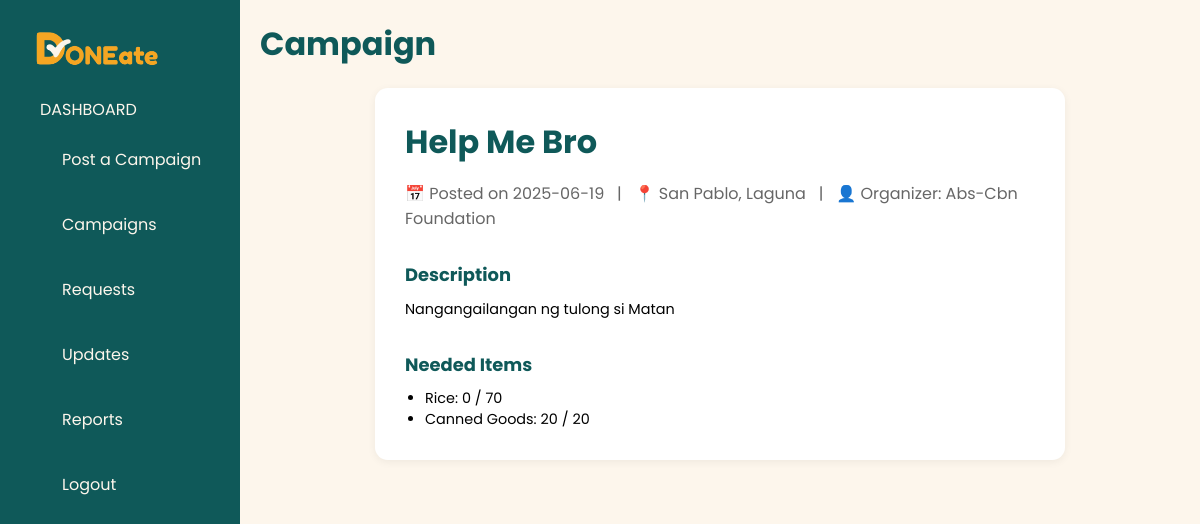
/campaign?campaign_id=4, run on an earlier commit of the app's database.
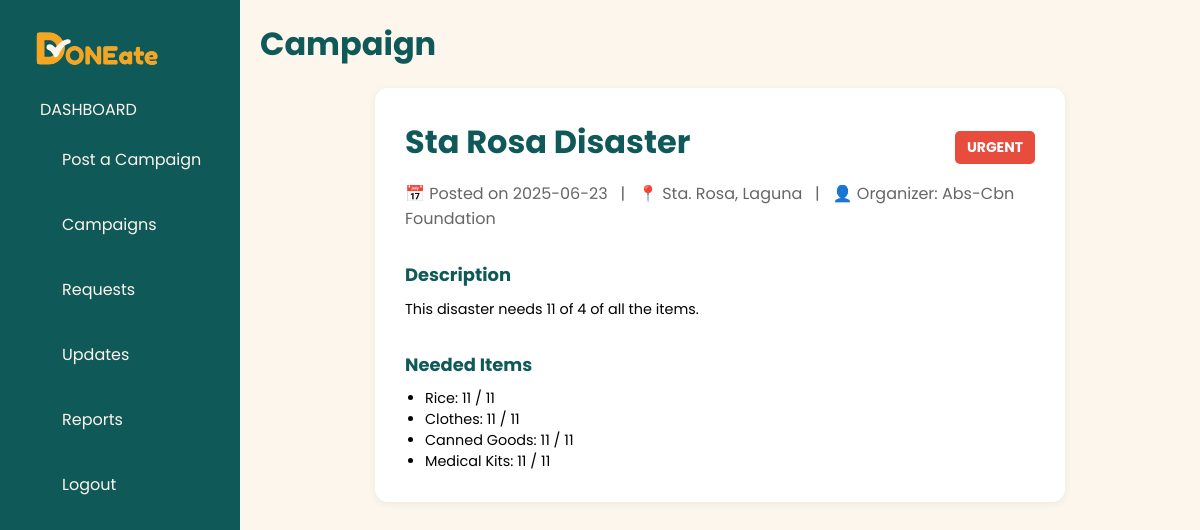
And on a later commit of the database.
### models.py (models this page shows, shortened)
class Campaigns(db.Model):
    __tablename__ = 'Campaigns'
    CampaignID = Column(Integer, primary_key=True, autoincrement=True)
    OrganizerID = Column(Integer, ForeignKey('Organizers.OrganizerID'))
    Name = Column(String(100))
    Description = Column(Text)
    Status = Column(String(20))
    isUrgent = Column(Integer)
    DatePosted = Column(Date, default=date.today)
    Location = Column(String(31))
    organizer = db.relationship("Organizers", backref="campaigns")

class ItemList(db.Model):
    __tablename__ = 'ItemList'
    ItemID = Column(Integer, primary_key=True, autoincrement=True)
    ItemName = Column(String(100))

### app.py (the view)
@app.route('/campaign')
def campaign():
    campaign_id = request.args.get('campaign_id')
    campaign = Campaigns.query.filter_by(CampaignID=campaign_id).first()
    name = campaign.Name.title()
    urgency = campaign.isUrgent
    date_posted = campaign.DatePosted
    location = campaign.Location
    description = campaign.Description
    organizer_name = campaign.organizer.Name.title()
    status = campaign.Status  # <-- Add this
    result = CampaignDetails.query.filter_by(CampaignID=campaign_id).all()
    item_list = list({item.ItemID for item in result})
    item_statuses = {}
    for detail in result:
        item_id = detail.ItemID
        item_name = detail.item.ItemName
        needed = detail.QuantityNeeded
        allocated = db.session.query(
            func.sum(Inventory.QuantityAvailable)
        ).filter_by(CampaignID=campaign_id, ItemID=item_id).scalar() or 0
        item_statuses[item_id] = {
            'name': item_name,
            'allocated': allocated,
            'needed': needed
        }
    return render_template(
        'donor_campaign_post.html',
        role=session.get('role'),
        name=name,
        urgency=urgency,
        organizer_name=organizer_name,
        description=description,
        date_posted=date_posted,
        location=location,
        item_list=item_list,
        item_statuses=item_statuses,
        status=status  # <-- pass to template
    )

### templates/donor_campaign_post.html (shortened to what the changed rows need)
{% extends "layout.html" %}
{% block body %}
<body>
    {% if role == 'donor' or role == 'representative' %}
    {% include "navigation.html" %}
    <h1 id="donor-page-title">Campaign</h1>
    <div class="campaign-post-container">
        <div class="campaign-post-header">
            <h1 class="campaign-post-title">{{name}}</h1>
            {% if urgency == 1 %}
            <span class="urgent-tag">URGENT</span>
            {% endif %}
        </div>
        <p class="campaign-post-meta">📅 Posted on {{date_posted}} &nbsp; | &nbsp; 📍 {{location}} &nbsp;
            | &nbsp;
            👤 Organizer: {{organizer_name}}</p>
        <div class="campaign-post-description">
            <h3>Description</h3>
            <p>
                {{description}}
                <!-- This campaign aims to provide essential food packs to families affected by recent flooding in Barangay
                Mabini.
                Each pack contains rice, canned goods, and hygiene supplies. We need your help to reach our goal and
                ensure
                no one goes hungry during recovery. Any donation, big or small, makes a difference! -->
            </p>
            <!-- <p>
                Donations will be accepted via our online form or at our community drop-off center. Let's support one
                another in
                these trying times. Salamat po!
            </p> -->
        </div>
        <div class="item-list">
            {% if role == 'donor' %}
            <h3>Needed Items</h3>
            <ul>
                {% if 1 in item_list %}
                <li>Rice</li>
                {% endif %}
                {% if 2 in item_list %}
                <li>Clothes</li>
                {% endif %}
                {% if 3 in item_list %}
                <li>Canned Goods</li>
                {% endif %}
                {% if 4 in item_list %}
                <li>Medical Kits</li>
                {% endif %}
            </ul>
            {% else %}
            <h3>Needed Items</h3>
            <ul>
                {% if status == 'Active' or status == 'Completed'%}
                {% for item in item_statuses.values() %}
                <li>{{ item.name }}: {{ item.allocated }} / {{ item.needed }}</li>
                {% endfor %}
                {% else %}
                {% for item_id in item_list %}
                {% if item_id == 1 %}
                <li>Rice</li>
                {% elif item_id == 2 %}
                <li>Clothes</li>
                {% elif item_id == 3 %}
                <li>Canned Goods</li>
                {% elif item_id == 4 %}
                <li>Medical Kits</li>
                {% endif %}
                {% endfor %}
                {% endif %}
            </ul>
            {% endif %}
        </div>
    </div>
    {% else %}
    <div class="dashboard-container">
        {% include "org_nav.html" %}
        <div class="main-content">
            <h1 class="main-content-title">Campaign</h1>
            <div class="campaign-post-container">
                <div class="campaign-post-header">
                    <h1 class="campaign-post-title">{{name}}</h1>
                    {% if urgency == 1 %}
                    <span class="urgent-tag">URGENT</span>
                    {% endif %}
                </div>
                <p class="campaign-post-meta">📅 Posted on {{date_posted}} &nbsp; | &nbsp; 📍 {{location}} &nbsp;
                    | &nbsp;
                    👤 Organizer: {{organizer_name}}</p>
                <div class="campaign-post-description">
                    <h3>Description</h3>
                    <p>
                        {{description}}
                    </p>
                </div>
                <div class="item-list">
                    {% if role == 'donor' %}
                    <h3>Needed Items</h3>
                    <ul>
                        {% if 1 in item_list %}
                        <li>Rice</li>
                        {% endif %}
                        {% if 2 in item_list %}
                        <li>Clothes</li>
                        {% endif %}
                        {% if 3 in item_list %}
                        <li>Canned Goods</li>
                        {% endif %}
                        {% if 4 in item_list %}
                        <li>Medical Kits</li>
                        {% endif %}
                    </ul>
                    {% else %}
                    <h3>Needed Items</h3>
                    <ul>
                        {% if status == 'Active' or status == 'Completed'%}
                        {% for item in item_statuses.values() %}
                        <li>{{ item.name }}: {{ item.allocated }} / {{ item.needed }}</li>
                        {% endfor %}
                        {% endif %}
                    </ul>
                    {% endif %}
                </div>
            </div>
        </div>
    </div>
    {% endif %}
</body>
{% endblock %}

What changed in the data, as far as the page shows it:
changed Campaigns: Name "Help Me Bro" → "Sta Rosa Disaster"; DatePosted "2025-06-19" → "2025-06-23"; Location "San Pablo, Laguna" → "Sta. Rosa, Laguna"; Description "Nangangailangan ng tulong si Matan" → "This disaster needs 11 of 4 of all the items."
computed for ItemList "Rice": allocated "0" → "11"; needed "70" → "11"
now on this page (row unchanged): ItemList: name "Clothes", allocated "11", needed "11"
computed for ItemList "Canned Goods": allocated "20" → "11"; needed "20" → "11"
now on this page (row unchanged): ItemList: name "Medical Kits", allocated "11", needed "11"
Also different on the page:
text now shown: "URGENT"
